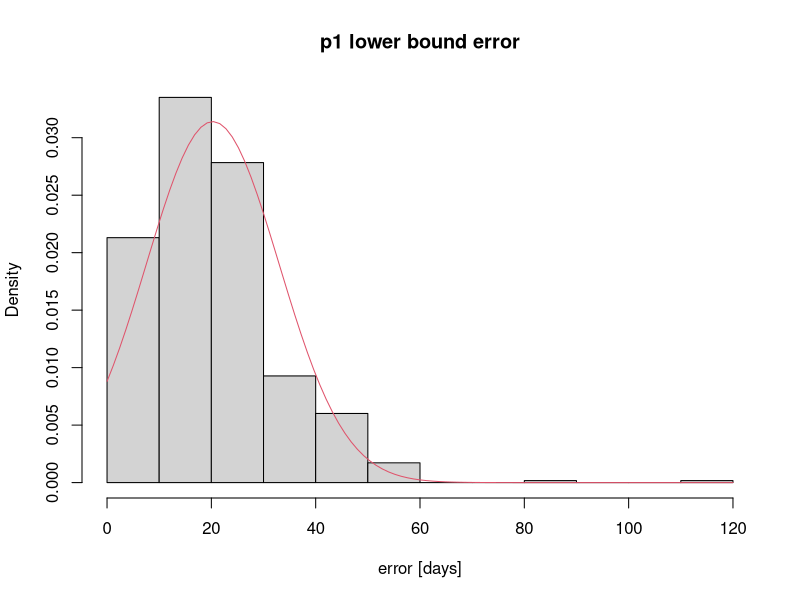
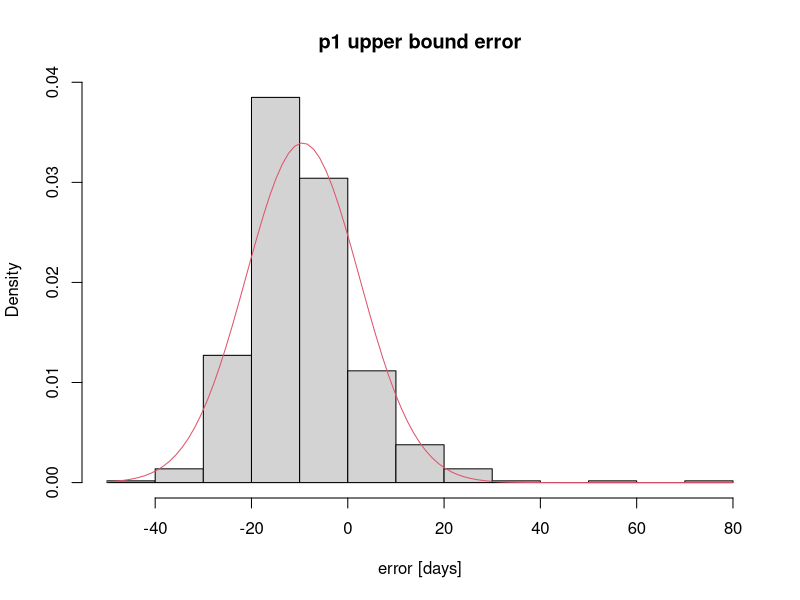
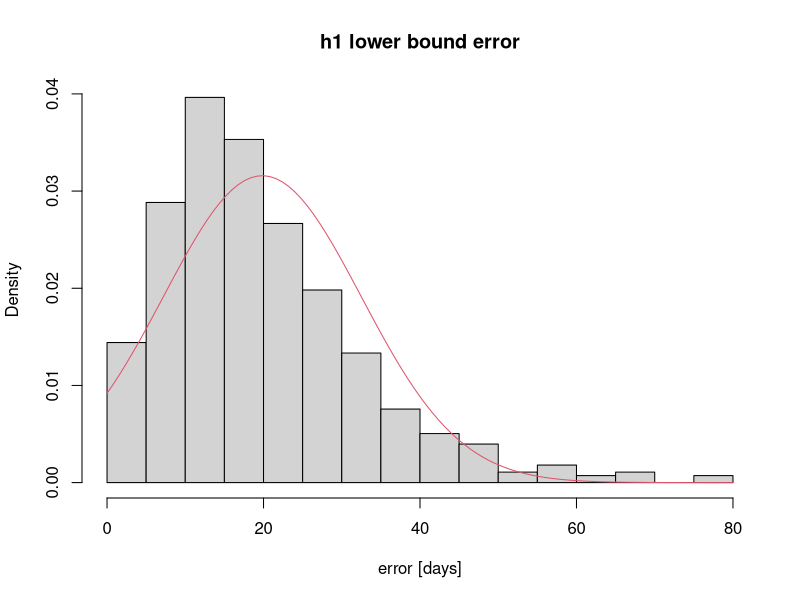
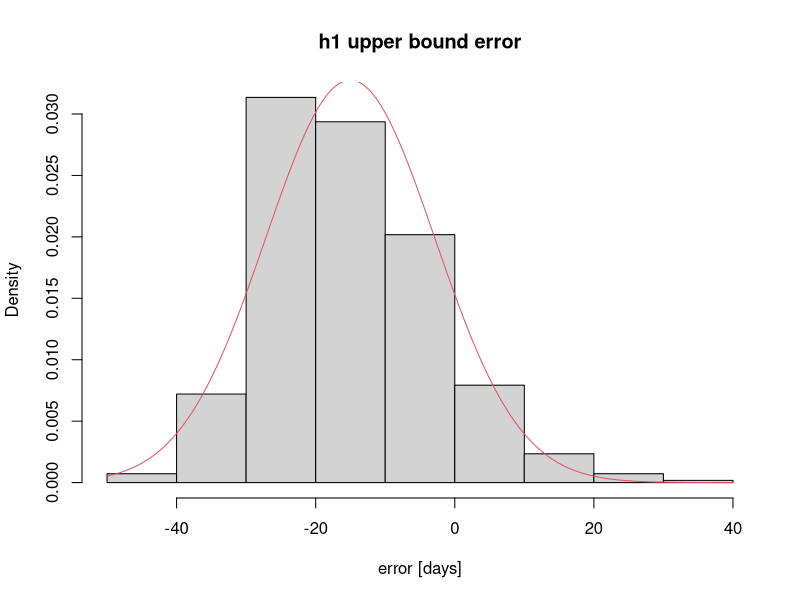
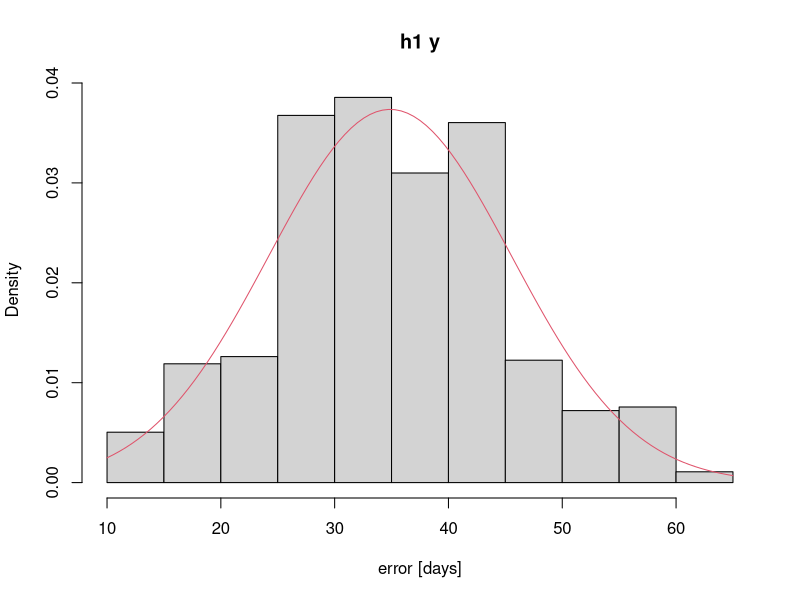
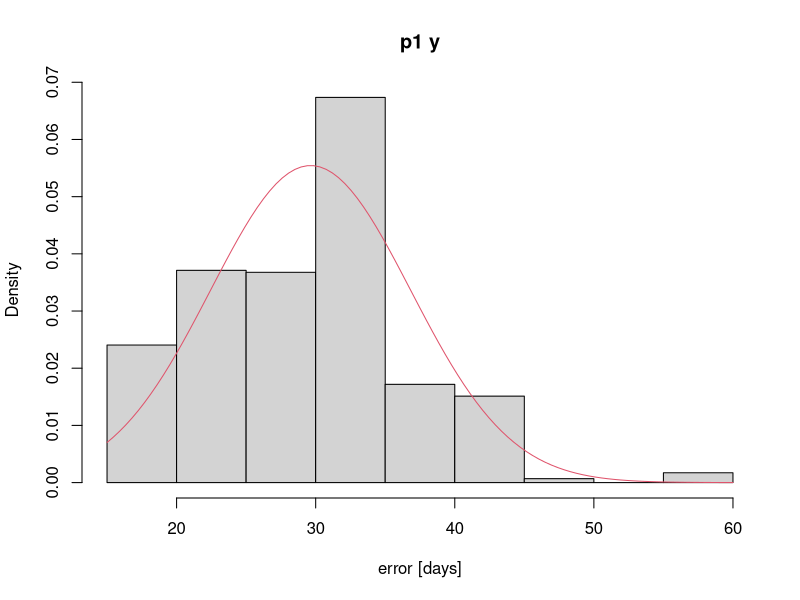
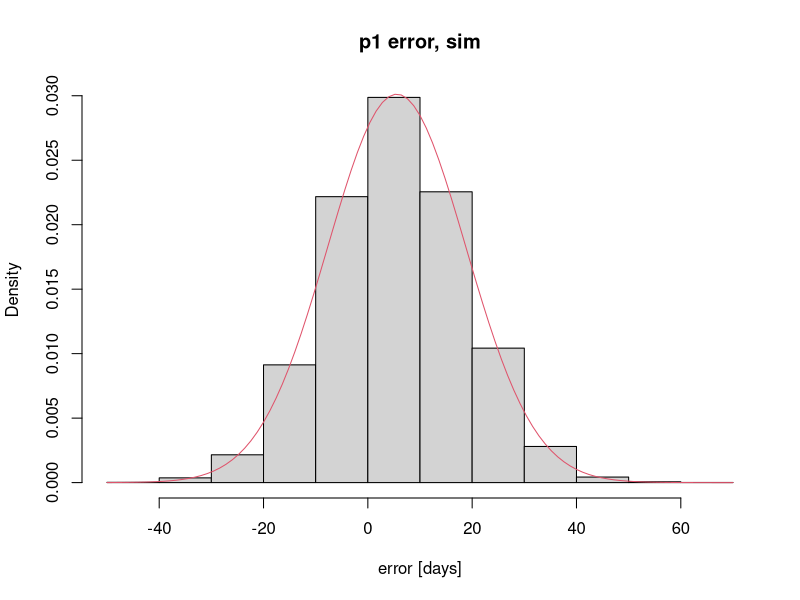
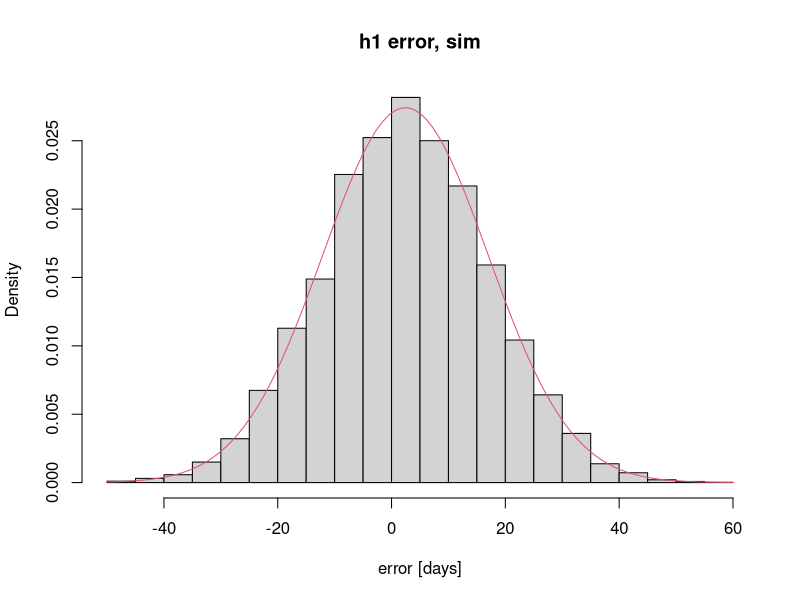

Generate these figures, in order, with R:
## ---- chunk 1

library(MASS)

p1_errors <- read.csv('p1_error_toBootstrap_v3.csv')
h1_errors <- read.csv('h1_error_toBootstrap_v3.csv')

p1_y <- p1_errors$p1_lowerBoundError - p1_errors$p1_upperBoundError
h1_y <- h1_errors$h1_lowerBoundError - h1_errors$h1_upperBoundError

# fit to normal distribution and plot
fit_p1_lowerBound <- fitdistr(p1_errors$p1_lowerBoundError, "normal")
para_p1_lowerBound <- fit_p1_lowerBound$estimate
hist(p1_errors$p1_lowerBoundError, prob = TRUE, main = "p1 lower bound error", xlab = 'error [days]')
curve(dnorm(x, para_p1_lowerBound[1], para_p1_lowerBound[2]), col = 2, add = TRUE)

fit_p1_upperBound <- fitdistr(p1_errors$p1_upperBoundError, "normal")
para_p1_upperBound <- fit_p1_upperBound$estimate
hist(p1_errors$p1_upperBoundError, prob = TRUE, main = "p1 upper bound error", xlab = 'error [days]')
curve(dnorm(x, para_p1_upperBound[1], para_p1_upperBound[2]), col = 2, add = TRUE)

fit_h1_lowerBound <- fitdistr(h1_errors$h1_lowerBoundError, "normal")
para_h1_lowerBound <- fit_h1_lowerBound$estimate
hist(h1_errors$h1_lowerBoundError, prob = TRUE, main = "h1 lower bound error", xlab = 'error [days]')
curve(dnorm(x, para_h1_lowerBound[1], para_h1_lowerBound[2]), col = 2, add = TRUE)

fit_h1_upperBound <- fitdistr(h1_errors$h1_upperBoundError, "normal")
para_h1_upperBound <- fit_h1_upperBound$estimate
hist(h1_errors$h1_upperBoundError, prob = TRUE, main = "h1 upper bound error", xlab = 'error [days]')
curve(dnorm(x, para_h1_upperBound[1], para_h1_upperBound[2]), col = 2, add = TRUE)

fit_h1_y <- fitdistr(h1_y, "normal")
para_h1_y <- fit_h1_y$estimate
hist(h1_y, prob = TRUE, main = "h1 y", xlab = 'error [days]')
curve(dnorm(x, para_h1_y[1], para_h1_y[2]), col = 2, add = TRUE)

fit_p1_y <- fitdistr(p1_y, "normal")
para_p1_y <- fit_p1_y$estimate
hist(p1_y, prob = TRUE, main = "p1 y", xlab = 'error [days]')
curve(dnorm(x, para_p1_y[1], para_p1_y[2]), col = 2, add = TRUE)

## ---- chunk 2
# let's generate realizations of alpha and beta values
niter <- 10000
a_p1_pred <- numeric(niter)
b_p1_pred <- numeric(niter)
a_h1_pred <- numeric(niter)
b_h1_pred <- numeric(niter)
error_p1_pred <- numeric(niter)
error_h1_pred <- numeric(niter)

for (i in 1:niter){ 
	a_p1_pred[i] <- rnorm(1, mean = para_p1_upperBound['mean'], sd = para_p1_upperBound['sd'])
	b_p1_pred[i] <- rnorm(1, mean = para_p1_lowerBound['mean'], sd = para_p1_lowerBound['sd'])
	a_h1_pred[i] <- rnorm(1, mean = para_h1_upperBound['mean'], sd = para_h1_upperBound['sd'])
	b_h1_pred[i] <- rnorm(1, mean = para_h1_lowerBound['mean'], sd = para_h1_lowerBound['sd'])
}

# let's generate realizations of epsilon values
for (i in 1:niter){ 
  error_p1_pred[i] <- runif(1, min = a_p1_pred[i], max = b_p1_pred[i])
  error_h1_pred[i] <- runif(1, min = a_h1_pred[i], max = b_h1_pred[i])
}

# get rid of NaN values (happens if a > b, in about 5% of cases)
error_p1_pred <- error_p1_pred[!is.na(error_p1_pred)]
error_h1_pred <- error_h1_pred[!is.na(error_h1_pred)]

# then you can evaluate the distribution of error_p1_pred, etc
#error_p1 <- density(error_p1_pred, kernel = c("gaussian"), na.rm = TRUE)

fit_error_p1_pred <- fitdistr(error_p1_pred, "normal")
para_error_p1_pred <- fit_error_p1_pred$estimate
hist(error_p1_pred, prob = TRUE, main = "p1 error, sim", xlab = 'error [days]')
curve(dnorm(x, para_error_p1_pred[1], para_error_p1_pred[2]), col = 2, add = TRUE)

fit_error_h1_pred <- fitdistr(error_h1_pred, "normal")
para_error_h1_pred <- fit_error_h1_pred$estimate
hist(error_h1_pred, prob = TRUE, main = "h1 error, sim", xlab = 'error [days]')
curve(dnorm(x, para_error_h1_pred[1], para_error_h1_pred[2]), col = 2, add = TRUE)

plant_error_mean_sim <- para_error_p1_pred[1]
plant_error_sd_sim <- para_error_p1_pred[2]
harvest_error_mean_sim <- para_error_h1_pred[1]
harvest_error_sd_sim <- para_error_h1_pred[2]

print(paste('plant pixel error', plant_error_mean_sim, '+/-', plant_error_sd_sim))
print(paste('harvest pixel error', harvest_error_mean_sim, '+/-', harvest_error_sd_sim))

## ---- chunk 3
library(fBasics) # for Heaviside fcn
library(dplyr)

# vectors of a and y over which to integrate, and vector of x over which to calculate p(x)
as <- seq(-100, 100, 10)
bs <- seq(-100, 100, 10)
ys <- seq(0.1, 100, 10)
xs <- seq(-100, 100, 10)

# given value of a (upper bound), find p(a)
p_a <- function(a, plant_or_harv) {
  
  if (plant_or_harv == 'plant') {
    fitted_mean <- para_p1_upperBound[1]
    fitted_sd <- para_p1_upperBound[2]
  }
  
  else if (plant_or_harv == 'harvest') {
    fitted_mean <- para_h1_upperBound[1]
    fitted_sd <- para_h1_upperBound[2]
  }
  return(dnorm(a, mean = fitted_mean, sd = fitted_sd))
}

# given value of b (lower bound), find p(b)
p_b <- function(b, plant_or_harv) {
  
  if (plant_or_harv == 'plant') {
    fitted_mean <- para_p1_lowerBound[1]
    fitted_sd <- para_p1_lowerBound[2]
  }
  
  else if (plant_or_harv == 'harvest') {
    fitted_mean <- para_h1_lowerBound[1]
    fitted_sd <- para_h1_lowerBound[2]
  }
  return(dnorm(b, mean = fitted_mean, sd = fitted_sd))
}

# given value of y (b - a or lower bound - upper bound), find p(y)
p_y <- function(y, plant_or_harv) {
  
  if (plant_or_harv == 'plant') {
    fitted_mean <- para_p1_y[1]
    fitted_sd <- para_p1_y[2]
  }
  
  else if (plant_or_harv == 'harvest') {
    fitted_mean <- para_h1_y[1]
    fitted_sd <- para_h1_y[2]
  }
  return(dnorm(y, mean = fitted_mean, sd = fitted_sd))
}

# given value of x, return the value of the double integral
calc_integral <- function(x, plant_or_harv, as, ys) {
  
  # initialize matrix to hold the argument of the integrals
  num_as <- length(as)
  num_ys <- length(ys)
  result_matrix <- matrix(nrow = num_as, ncol = num_ys)
  
  for (a_index in 1:num_as) {
    for (y_index in 1:num_ys) {
      
      a <- as[a_index]
      y <- ys[y_index]
      
      prob_a <- p_a(a, plant_or_harv)
      prob_y <- p_y(y, plant_or_harv)
      
      H_a <- Heaviside(x, a = a)
      H_b <- Heaviside(x, a = (y + a))
      result <- prob_a*prob_y*(H_a - H_b)/y
      
      result_matrix[a_index, y_index] <- result
      
    }
  }
  
  return(sum(result_matrix))
}



# calculate p(x) - use either calc_integral or calc_integral_2
#prob_x_plant <- sapply(xs, calc_integral_2, plant_or_harv = 'plant', as = as, bs = bs)
#prob_x_harv <- sapply(xs, calc_integral_2, plant_or_harv = 'harvest', as = as, bs = bs)

prob_x_plant <- sapply(xs, calc_integral, plant_or_harv = 'plant', as = as, ys = ys)
prob_x_harv <- sapply(xs, calc_integral, plant_or_harv = 'harvest', as = as, ys = ys)


# fit p(x) to its own distribution (mean and sd) using nls()


plant_error_data <- data.frame(error=xs, density=prob_x_plant)
res <- nls( density ~ k*exp(-1/2*(error-mu)^2/sigma^2), start=c(mu=0,sigma=30,k=1) , data = plant_error_data,  control = nls.control(maxiter = 500))
plant_error_params <- summary(res)$parameters[,"Estimate"]
plant_error_mean_fullCalc <- plant_error_params[1]
plant_error_sd_fullCalc <- plant_error_params[2]
plant_error_scale_fullCalc <- plant_error_params[3]
plot(xs, prob_x_plant, main = 'p(error) for planting, fullCalc', xlab = 'error', ylab = 'density')
plot(function(x) plant_error_scale_fullCalc*exp(-1/2*(x-plant_error_mean_fullCalc)^2/plant_error_sd_fullCalc^2),col=2,add=T,xlim=range(plant_error_data$error))



harvest_error_data <- data.frame(error=xs, density=prob_x_harv)
res <- nls( density ~ k*exp(-1/2*(error-mu)^2/sigma^2), start=c(mu=0,sigma=30,k=1) , data = harvest_error_data,  control = nls.control(maxiter = 500))
harvest_error_params <- summary(res)$parameters[,"Estimate"]
harvest_error_mean_fullCalc <- harvest_error_params[1]
harvest_error_sd_fullCalc <- harvest_error_params[2]
harvest_error_scale_fullCalc <- harvest_error_params[3]
plot(xs, prob_x_harv, main = 'p(error) for harvest, fullCalc', xlab = 'error', ylab = 'density')
plot(function(x) harvest_error_scale_fullCalc*exp(-1/2*(x-harvest_error_mean_fullCalc)^2/harvest_error_sd_fullCalc^2),col=2,add=T,xlim=range(plant_error_data$error))

print(c('plant error mean', plant_error_mean_fullCalc))
print(c('plant error sd', plant_error_sd_fullCalc))

print(c('harvest error mean', harvest_error_mean_fullCalc))
print(c('harvest error sd', harvest_error_sd_fullCalc))

## ---- chunk 4

# set up 50km x 50km cells, initialize with 10,000 'pixels'

prop_agri = 0.09 # proportion of the cell that is agriculture. in 2004, it was 0.07; in 2014, it was 0.11. calculated by GEE file LandCover/MapbiomasAgriCover

prop_SC = 15410/(15410 + 71581 + 3636) # proportion of training pts that are SC in 2007
prop_DC = 71581/(15410 + 71581 + 3636) # proportion of training pts that are DC in 2007
prop_nonsoy = 3636/(15410 + 71581 + 3636) # proportion of training pts that are nonsoy in 2007

total_pixels = 50000*50000/(500*500) # total number of 500m pixels in 50km cell

# calculate the number of each 
agri_pixels = total_pixels*prop_agri
SC_pixels = round(total_pixels*prop_agri*prop_SC)
DC_pixels = round(total_pixels*prop_agri*prop_DC)
nonsoy_pixels = round(total_pixels*prop_agri*prop_nonsoy)

# actual case (this is 'known' based on the ladn cover dataset)
actual_case = c(rep(0, SC_pixels), rep(1, DC_pixels), rep(2, nonsoy_pixels))

# generate a classified case

# start by calculating the indices of the falsely classified pixels, this can be used to index actual_case
wrong_SC <- sample(1:SC_pixels, 0.41*SC_pixels, replace=F)
wrong_DC <- sample((SC_pixels+1):(SC_pixels + DC_pixels), 0.14*DC_pixels, replace=F)
wrong_nonsoy <- sample((SC_pixels+DC_pixels+1):length(actual_case), 0.34*nonsoy_pixels, replace=F)

# calculate proportion of wrongly calculated pixels that are 'actually' which class
frac_wrong_SC_actual_DC = 301/(301+9)
frac_wrong_DC_actual_SC = 548/(548 + 128)
frac_wrong_nonsoy_actual_SC = 3/(3 + 53)

# of the falsely classified pixels, calculate the indices of the 'actual' classes
wrong_SC_actual_DC = sample(wrong_SC, frac_wrong_SC_actual_DC*length(wrong_SC), replace=F)
wrong_SC_actual_nonsoy = unique(wrong_SC[! wrong_SC %in%  wrong_SC_actual_DC])
wrong_DC_actual_SC = sample(wrong_DC, frac_wrong_DC_actual_SC*length(wrong_DC), replace = F)
wrong_DC_actual_nonsoy = unique(wrong_DC[! wrong_DC %in%  wrong_DC_actual_SC])
wrong_nonsoy_actual_SC = sample(wrong_nonsoy, frac_wrong_nonsoy_actual_SC*length(wrong_nonsoy), replace = F)
wrong_nonsoy_actual_DC = unique(wrong_nonsoy[! wrong_nonsoy %in%  wrong_nonsoy_actual_SC])

# for above, generate Two nested random choices: randomly choose the pixels whose land cover is 'falsely classified'; proportion is 100 - 59 % for SC (301/total wrongly predicted SC pts become DC; 9/total wrongly predicted SC pts become nonsoy agri); 100 - 86 % of DC must change (548/total wrongly predicted DC pts becomes SC, 128/total wrongly predicted DC pts becomes nonsoy agri); 100 - 66% of nonsoy agri must change (3/total wrongly predicted nonsoy pts becomes SC; 53/total wrongly predicted nonsoy pts becomes DC). total DC pts comes from confusion matrix.

# create one 'predicted/erroneous' set of pixels
classified_case <- actual_case # start with classified case = actual case, then replace the erroneous pixels


classified_case[wrong_SC_actual_DC] <- 1
classified_case[wrong_SC_actual_nonsoy] <- 2
classified_case[wrong_DC_actual_SC] <- 0
classified_case[wrong_DC_actual_nonsoy] <- 2
classified_case[wrong_nonsoy_actual_SC] <- 0
classified_case[wrong_nonsoy_actual_DC] <- 1


## ---- chunk 5


set.seed(124)

# given a land cover and plant/harvest, randomly generate planting and harvest pixel-level errors and take the median to simulate the error at 50km scale
calc_median_date <- function(agri_pixels, land_cover, plant_or_harv, plant_error_mean, plant_error_sd, harvest_error_mean, harvest_error_sd) {
  if (plant_or_harv == 'plant') {
    error_mean <- plant_error_mean
    error_sd <- plant_error_sd
  }
  
  else if (plant_or_harv == 'harvest') {
    error_mean <- harvest_error_mean
    error_sd <- harvest_error_sd
  }
  
  pixel_errors <- rnorm(agri_pixels, error_mean, error_sd)
  SC_median_error <- pixel_errors[land_cover == 0] %>% median
  DC_median_error <- pixel_errors[land_cover == 1] %>% median
  soy_median_error <- pixel_errors[land_cover <= 1] %>% median
  
  median_errors <- c(SC_median_error, DC_median_error, soy_median_error)
  names(median_errors) <- c('SC', 'DC', 'soy')
  
  return(median_errors)
}

# given the number of sims to do, calculate median timing for actual and classified land covers

calc_land_cover_error <- function(nsims, agri_pixels, actual_case, classified_case, plant_or_harv, plant_error_mean, plant_error_sd, harvest_error_mean, harvest_error_sd) {
  SC_diffs <- numeric(nsims)
  DC_diffs <- numeric(nsims)
  soy_diffs <- numeric(nsims)
  
  for (sim in 1:nsims) {
    actual_medians <- calc_median_date(agri_pixels, actual_case, plant_or_harv, plant_error_mean, plant_error_sd, harvest_error_mean, harvest_error_sd)
    classified_medians <- calc_median_date(agri_pixels, classified_case, plant_or_harv, plant_error_mean, plant_error_sd, harvest_error_mean, harvest_error_sd)
    
    SC_diffs[sim] <- actual_medians['SC'] - classified_medians['SC']
    DC_diffs[sim] <- actual_medians['DC'] - classified_medians['DC']
    soy_diffs[sim] <- actual_medians['soy'] - classified_medians['soy']
  }
  
  diffs <- data.frame(SC = SC_diffs, DC = DC_diffs, soy = soy_diffs)
  
  return(diffs)
}

# calculate difference in median dates between the two cases
harvest_lc_error_fullCalc <- calc_land_cover_error(500, agri_pixels, actual_case, classified_case, 'harvest', plant_error_mean_fullCalc, plant_error_sd_fullCalc, harvest_error_mean_fullCalc, harvest_error_sd_fullCalc)

plant_lc_error_fullCalc <- calc_land_cover_error(500, agri_pixels, actual_case, classified_case, 'plant', plant_error_mean_fullCalc, plant_error_sd_fullCalc, harvest_error_mean_fullCalc, harvest_error_sd_fullCalc)

harvest_lc_error_sim <- calc_land_cover_error(500, agri_pixels, actual_case, classified_case, 'harvest', plant_error_mean_sim, plant_error_sd_sim, harvest_error_mean_sim, harvest_error_sd_sim)

plant_lc_error_sim <- calc_land_cover_error(500, agri_pixels, actual_case, classified_case, 'plant', plant_error_mean_sim, plant_error_sd_sim, harvest_error_mean_sim, harvest_error_sd_sim)

hist(plant_lc_error_fullCalc$SC, main = 'SC plant lc error fullCalc')
hist(plant_lc_error_fullCalc$DC, main = 'DC plant lc error fullCalc')
hist(plant_lc_error_fullCalc$soy, main = 'soy plant lc error fullCalc')

hist(harvest_lc_error_fullCalc$SC, main = 'SC harvest lc error fullCalc')
hist(harvest_lc_error_fullCalc$DC, main = 'DC harvest lc error fullCalc')
hist(harvest_lc_error_fullCalc$soy, main = 'soy harvest lc error fullCalc')

hist(plant_lc_error_sim$SC, main = 'SC plant lc error sim')
hist(plant_lc_error_sim$DC, main = 'DC plant lc error sim')
hist(plant_lc_error_sim$soy, main = 'soy plant lc error sim')

hist(harvest_lc_error_sim$SC, main = 'SC harvest lc error sim')
hist(harvest_lc_error_sim$DC, main = 'DC harvest lc error sim')
hist(harvest_lc_error_sim$soy, main = 'soy harvest lc error sim')

# find mean and sd of land cover error
plant_lc_error_SC_mean_fullCalc <- max(mean(plant_lc_error_fullCalc$SC), 0)
plant_lc_error_DC_mean_fullCalc <- max(mean(plant_lc_error_fullCalc$DC), 0)
plant_lc_error_soy_mean_fullCalc <- max(mean(plant_lc_error_fullCalc$soy), 0)

plant_lc_error_SC_sd_fullCalc <- sd(plant_lc_error_fullCalc$SC)
plant_lc_error_DC_sd_fullCalc <- sd(plant_lc_error_fullCalc$DC)
plant_lc_error_soy_sd_fullCalc <- sd(plant_lc_error_fullCalc$soy)

harvest_lc_error_SC_mean_fullCalc <- max(mean(harvest_lc_error_fullCalc$SC), 0)
harvest_lc_error_DC_mean_fullCalc <- max(mean(harvest_lc_error_fullCalc$DC), 0)
harvest_lc_error_soy_mean_fullCalc <- max(mean(harvest_lc_error_fullCalc$soy), 0)

harvest_lc_error_SC_sd_fullCalc <- sd(harvest_lc_error_fullCalc$SC)
harvest_lc_error_DC_sd_fullCalc <- sd(harvest_lc_error_fullCalc$DC)
harvest_lc_error_soy_sd_fullCalc <- sd(harvest_lc_error_fullCalc$soy)

plant_lc_error_SC_mean_sim <- max(mean(plant_lc_error_sim$SC), 0)
plant_lc_error_DC_mean_sim <- max(mean(plant_lc_error_sim$DC), 0)
plant_lc_error_soy_mean_sim <- max(mean(plant_lc_error_sim$soy), 0)

plant_lc_error_SC_sd_sim <- sd(plant_lc_error_sim$SC)
plant_lc_error_DC_sd_sim <- sd(plant_lc_error_sim$DC)
plant_lc_error_soy_sd_sim <- sd(plant_lc_error_sim$soy)

harvest_lc_error_SC_mean_sim <- max(mean(harvest_lc_error_sim$SC), 0)
harvest_lc_error_DC_mean_sim <- max(mean(harvest_lc_error_sim$DC), 0)
harvest_lc_error_soy_mean_sim <- max(mean(harvest_lc_error_sim$soy), 0)

harvest_lc_error_SC_sd_sim <- sd(harvest_lc_error_sim$SC)
harvest_lc_error_DC_sd_sim <- sd(harvest_lc_error_sim$DC)
harvest_lc_error_soy_sd_sim <- sd(harvest_lc_error_sim$soy)
## ---- chunk 6

print_total_errors <- function(pixel_plant_mean, pixel_plant_sd, pixel_harvest_mean, pixel_harvest_sd,
                               lc_plant_SC_mean, lc_plant_DC_mean, lc_plant_soy_mean,
                               lc_plant_SC_sd, lc_plant_DC_sd, lc_plant_soy_sd,
                               lc_harvest_SC_mean, lc_harvest_DC_mean, lc_harvest_soy_mean,
                               lc_harvest_SC_sd, lc_harvest_DC_sd, lc_harvest_soy_sd,
                               typeOfCalc) {
  
  total_plant_SC_error_mean <- pixel_plant_mean + lc_plant_SC_mean
  total_plant_DC_error_mean <- pixel_plant_mean + lc_plant_DC_mean
  total_plant_soy_error_mean <- pixel_plant_mean + lc_plant_soy_mean
  
  total_plant_SC_error_sd <- pixel_plant_sd + lc_plant_SC_sd
  total_plant_DC_error_sd <- pixel_plant_sd + lc_plant_DC_sd
  total_plant_soy_error_sd <- pixel_plant_sd + lc_plant_soy_sd
  
  total_harvest_SC_error_mean <- pixel_harvest_mean + lc_harvest_SC_mean
  total_harvest_DC_error_mean <- pixel_harvest_mean + lc_harvest_DC_mean
  total_harvest_soy_error_mean <- pixel_harvest_mean + lc_harvest_soy_mean
  
  total_harvest_SC_error_sd <- pixel_harvest_sd + lc_harvest_SC_sd
  total_harvest_DC_error_sd <- pixel_harvest_sd + lc_harvest_DC_sd
  total_harvest_soy_error_sd <- pixel_harvest_sd + lc_harvest_soy_sd
  
  # print out the errors
  print(typeOfCalc)
  print(paste(typeOfCalc, 'plant SC error:', total_plant_SC_error_mean, '+/-', total_plant_SC_error_sd, 'days'))
  print(paste(typeOfCalc, 'harvest SC error:', total_harvest_SC_error_mean, '+/-', total_harvest_SC_error_sd, 'days'))
  
  print(paste(typeOfCalc, 'plant DC error:', total_plant_DC_error_mean, '+/-', total_plant_DC_error_sd, 'days'))
  print(paste(typeOfCalc, 'harvest DC error:', total_harvest_DC_error_mean, '+/-', total_harvest_DC_error_sd, 'days'))
  
  print(paste(typeOfCalc, 'plant soy error:', total_plant_soy_error_mean, '+/-', total_plant_soy_error_sd, 'days'))
  print(paste(typeOfCalc, 'harvest soy error:', total_harvest_soy_error_mean, '+/-', total_harvest_soy_error_sd, 'days'))
}

print_total_errors(plant_error_mean_fullCalc, plant_error_sd_fullCalc, harvest_error_mean_fullCalc, harvest_error_sd_fullCalc,
                   plant_lc_error_SC_mean_fullCalc, plant_lc_error_DC_mean_fullCalc, plant_lc_error_soy_mean_fullCalc,
                   plant_lc_error_SC_sd_fullCalc, plant_lc_error_DC_sd_fullCalc, plant_lc_error_soy_sd_fullCalc,
                   harvest_lc_error_SC_mean_fullCalc, harvest_lc_error_DC_mean_fullCalc, harvest_lc_error_soy_mean_fullCalc,
                   harvest_lc_error_SC_sd_fullCalc, harvest_lc_error_DC_sd_fullCalc, harvest_lc_error_soy_sd_fullCalc,
                   "fullCalc")

print_total_errors(plant_error_mean_sim, plant_error_sd_sim, harvest_error_mean_sim, harvest_error_sd_sim,
                   plant_lc_error_SC_mean_sim, plant_lc_error_DC_mean_sim, plant_lc_error_soy_mean_sim,
                   plant_lc_error_SC_sd_sim, plant_lc_error_DC_sd_sim, plant_lc_error_soy_sd_sim,
                   harvest_lc_error_SC_mean_sim, harvest_lc_error_DC_mean_sim, harvest_lc_error_soy_mean_sim,
                   harvest_lc_error_SC_sd_sim, harvest_lc_error_DC_sd_sim, harvest_lc_error_soy_sd_sim,
                   "sim")
## ---- chunk 7
# given value of x, return the value of the double integral. DOESN'T GIVE A RESULT THAT'S FITTABLE WITH NLS()
calc_integral_2 <- function(x, plant_or_harv, as, bs) {
  
  # initialize matrix to hold the argument of the integrals
  num_as <- length(as)
  num_bs <- length(bs)
  result_matrix <- matrix(nrow = num_as, ncol = num_bs)
  
  for (a_index in 1:num_as) {
    for (b_index in 1:num_bs) {
      
      a <- as[a_index]
      b <- bs[b_index]
      
      prob_a <- p_a(a, plant_or_harv)
      prob_b <- p_b(b, plant_or_harv)
      
      H_a <- Heaviside(x, a = a)
      H_b <- Heaviside(x, a = b)
      result <- prob_a*prob_b*(H_a - H_b)/(b - a)
      
      result_matrix[a_index, b_index] <- result
      
    }
  }
  
  return(sum(result_matrix))
}
